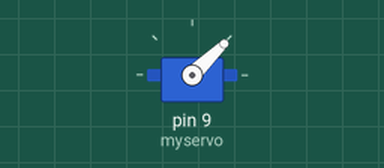
Recording of a sketch running on a simulated Arduino Uno, built with avr-gcc and run on an emulated ATmega328P. Shown: servo.

Above: at 0.05 s.
At 0.75 s:
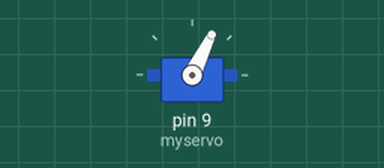
At 1.5 s:
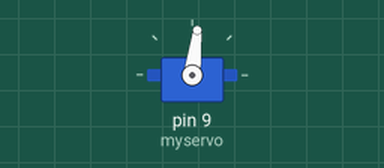
At 3.0 s:
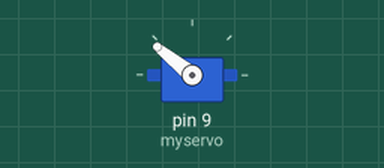
Timing chart, 0 to 6.9 s (numbered marks = the images above):
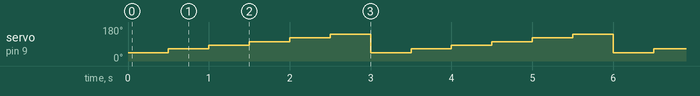

Measured:
- by itself, servo on pin 9 (myservo): repeats every 3.0 s: 83° 0.50 s, 102° 0.50 s, 122° 0.50 s, 141° 0.50 s, 44° 0.50 s, 64° 0.50 s

The sketch:

servo_test_2.ino
```cpp
#include <Servo.h>
Servo myservo;  // create servo object to control a servo
// twelve servo objects can be created on most boards

int pos = 0;    // variable to store the servo position
int minPluseTime = 1000;
int maxPluseTime = 2000;
int NumSteps = 6;

void setup() {
  myservo.attach(9);  // attaches the servo on pin 9 to the servo object
}

void loop() {
  for (pos = 0; pos < NumSteps; pos += 1) { // goes from 0 degrees to 180 degrees
    // in steps of 1 degree
    myservo.writeMicroseconds(minPluseTime+(maxPluseTime-minPluseTime)/(NumSteps-1)*pos);              // tell servo to go to position in variable 'pos'
    delay(500);                       // waits 15ms for the servo to reach the position
  }
}
```
